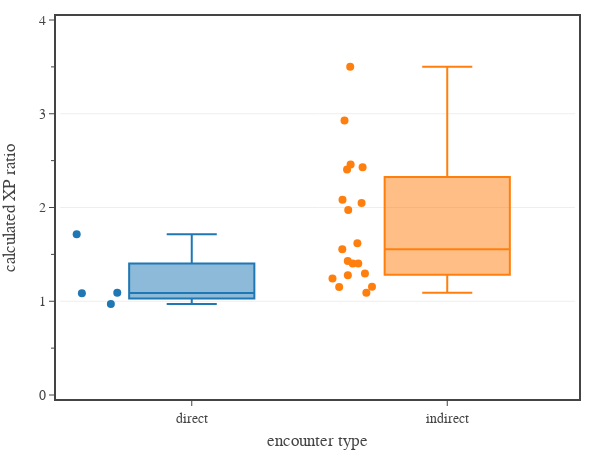

Notebook cell for this chart:
### Code cell
# plot the range of eXP values for legendary monsters encountered directly and indirectly
directMonsters = ['Rezmir','Yestabrod','Tarul Var','Atropal']
df1 = df0[df0['CR'].between(1,30) & df0['Book Type'].isin(['Adventure']) & df0['Date'].lt('2018-1-1') & df0['Legendary'].isin(['L','LL'])]
df1['Encounter Type'] = 'indirect'
df1.loc[df1['Monster'].isin(directMonsters), 'Encounter Type'] = 'direct'
df1.sort_values(by=['Encounter Type','eXP Ratio'], inplace=True)

# create figure
fig = go.Figure(
    layout=go.Layout(
        template=tfb.FIG_TEMPLATE,
        xaxis=dict(
            title_text='encounter type',
            autorange=True,
            
        ),
        yaxis=dict(
            title_text='calculated XP ratio',
            range=[0, 4.0],
            tick0=0, dtick=1.0,
            minor=dict(tick0=0, dtick=0.5),
        ),
    )
)

for x in df1['Encounter Type'].unique():
    fig.add_trace(go.Box(
        y=df1[df1['Encounter Type'].isin([x])]['eXP Ratio'],
        name=x,
        customdata=df1[df1['Encounter Type'].isin([x])]['Monster'],
        showlegend=False,
        boxpoints='all',
        jitter=0.4,
        whiskerwidth=0.4,
        marker_size=8,
        hoveron='points',
        hovertemplate=f'<b>{x}</b><br>'+
            '%{customdata}<br>'+
            'XP ratio %{y:.2f}<br>'+
            '<extra></extra>'
    ))

# show figure
fig.update_layout(width=600, height=450)
fig.show(config=tfb.FIG_CONFIG)

# save figures
if SAVEFIGS:
    fig.update_layout(autosize=True, width=None, height=None)
    tfb.save_fig_html(fig, format='large', name='fig-exp-ratio-vs-encounter-type-large', style='aspect-ratio: 600/500;')
    tfb.save_fig_html(fig, format='small', name='fig-exp-ratio-vs-encounter-type-small', style='aspect-ratio: 600/550;')

### Figure 1 — Plotly figure (JSON) as saved in the notebook; plotly's stock layout.template omitted (floating-point values rounded to 4 significant figures)
{"data": [{"boxpoints": "all", "customdata": ["Atropal", "Yestabrod", "Rezmir", "Tarul Var"], "hoveron": "points", "hovertemplate": "<b>direct</b><br>%{customdata}<br>XP ratio %{y:.2f}<br><extra></extra>", "jitter": 0.4, "marker": {"size": 8}, "name": "direct", "showlegend": false, "type": "box", "whiskerwidth": 0.4, "y": [0.9706, 1.086, 1.091, 1.714]}, {"boxpoints": "all", "customdata": ["Juiblex", "Demogorgon", "Orcus", "Yeenoghu", "Maegera the Dawn Titan", "Graz’zt", "Klauth", "Zuggtmoy", "Baphomet", "Ogremoch", "Acererak", "Strahd von Zarovich", "Fraz-Urb’luu", "Olhydra", "Yan-C-Bin", "Imix", "Slarkrethel", "Tiamat", "Severin"], "hoveron": "points", "hovertemplate": "<b>indirect</b><br>%{customdata}<br>XP ratio %{y:.2f}<br><extra></extra>", "jitter": 0.4, "marker": {"size": 8}, "name": "indirect", "showlegend": false, "type": "box", "whiskerwidth": 0.4, "y": [1.09, 1.152, 1.155, 1.243, 1.277, 1.296, 1.402, 1.402, 1.429, 1.554, 1.619, 1.972, 2.049, 2.082, 2.405, 2.429, 2.458, 2.928, 3.502]}], "layout": {"height": 450, "width": 600, "xaxis": {"autorange": true, "title": {"text": "encounter type"}}, "yaxis": {"dtick": 1, "minor": {"dtick": 0.5, "tick0": 0}, "range": [0, 4], "tick0": 0, "title": {"text": "calculated XP ratio"}}}}
